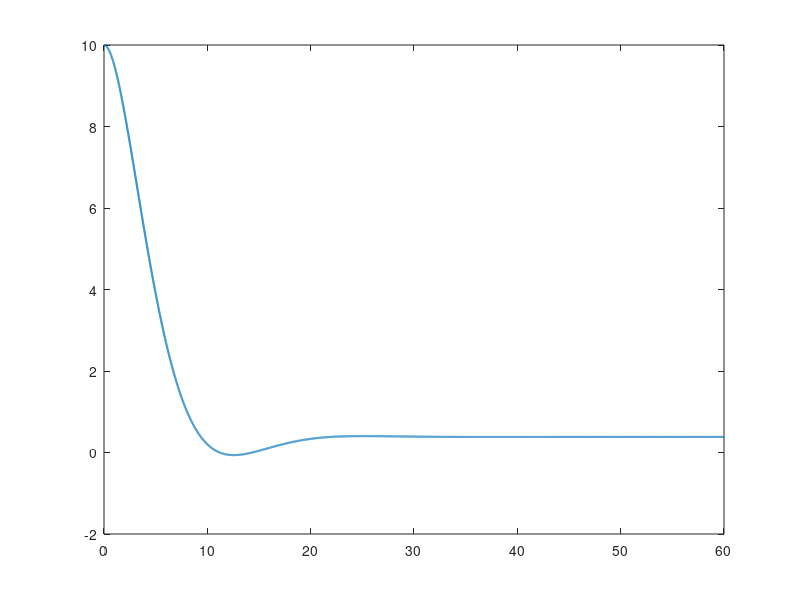

MATLAB code to generate this figure: (Note: this script raises an error after producing the figure.)
%% AURORA-1 Preliminary ADCS Feasibility
% Version 0.1

clear;
clc;

%% Spacecraft properties

m = 2.4;          % Preliminary spacecraft mass [kg]

% Approximate 2U dimensions [m]
x = 0.10;
y = 0.10;
z = 0.227;

%% Approximate moment of inertia
% Rectangular prism approximation

Ixx = (1/12)*m*(y^2 + z^2);
Iyy = (1/12)*m*(x^2 + z^2);
Izz = (1/12)*m*(x^2 + y^2);

fprintf('Ixx = %.5f kg*m^2\n', Ixx);
fprintf('Iyy = %.5f kg*m^2\n', Iyy);
fprintf('Izz = %.5f kg*m^2\n', Izz);

%% Reaction Wheel Torque

wheel_torque = 0.002;   % 2 mN*m = 0.002 N*m

%% Angular Acceleration

alpha_x = wheel_torque / Ixx;
alpha_y = wheel_torque / Iyy;
alpha_z = wheel_torque / Izz;

fprintf('\nAngular Acceleration:\n');
fprintf('X-axis: %.4f rad/s^2\n', alpha_x);
fprintf('Y-axis: %.4f rad/s^2\n', alpha_y);
fprintf('Z-axis: %.4f rad/s^2\n', alpha_z);

%% 90-Degree Slew Estimate

theta = pi/2;   % 90 degrees [rad]

t_slew_x = 2*sqrt(theta/alpha_x);
t_slew_y = 2*sqrt(theta/alpha_y);
t_slew_z = 2*sqrt(theta/alpha_z);

fprintf('\nEstimated 90-Degree Slew Time:\n');
fprintf('X-axis: %.2f s\n', t_slew_x);
fprintf('Y-axis: %.2f s\n', t_slew_y);
fprintf('Z-axis: %.2f s\n', t_slew_z);

%% Preliminary Pointing Control Simulation
% Simulates one rotational axis with a simple PD controller

dt = 0.01;                 % Time step [s]
t_end = 60;                % Simulation duration [s]
time = 0:dt:t_end;

% Use X-axis inertia
I = Ixx;

% Initial conditions
theta = zeros(size(time));
omega = zeros(size(time));

theta(1) = deg2rad(10);    % Initial pointing error: 10 deg
omega(1) = 0;              % Initial angular rate [rad/s]

%% Controller Parameters

Kp = 0.0015;               % Proportional gain
Kd = 0.006;                % Derivative gain

tau_max = 0.002;           % Reaction wheel torque limit [N*m]
disturbance_torque = 1e-5; % Small disturbance torque [N*m]

%% Simulation

for i = 1:length(time)-1

    % Target attitude is 0 degrees
    error = theta(i);

    % PD control torque
    tau_cmd = -Kp*error - Kd*omega(i);

    % Limit torque to reaction wheel capability
    tau_control = max(min(tau_cmd,tau_max),-tau_max);

    % Add small disturbance torque
    tau_total = tau_control + disturbance_torque;

    % Angular acceleration
    angular_accel = tau_total/I;

    % Update angular velocity and position
    omega(i+1) = omega(i) + angular_accel*dt;
    theta(i+1) = theta(i) + omega(i+1)*dt;

end

%% Convert pointing error to degrees

theta_deg = rad2deg(theta);

%% Determine settling time within +/- 2 degrees

settling_time = NaN;

for i = 1:length(theta_deg)

    if all(abs(theta_deg(i:end)) <= 2)
        settling_time = time(i);
        break;
    end

end

fprintf('\nPointing Control Simulation:\n');
fprintf('Initial Pointing Error: 10 deg\n');
fprintf('Final Pointing Error: %.3f deg\n', theta_deg(end));
fprintf('Settling Time within +/-2 deg: %.2f s\n', settling_time);

%% Plot

figure;
plot(time,theta_deg,'LineWidth',1.5);
hold on;

yline(2,'--');
yline(-2,'--');

xlabel('Time [s]');
ylabel('Pointing Error [deg]');
title('AURORA-1 Preliminary ADCS Pointing Response');
grid on;
